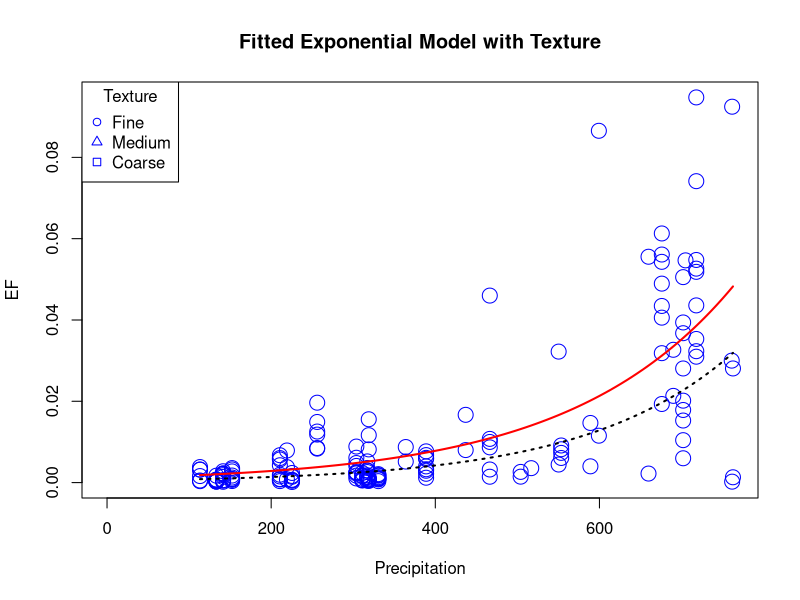
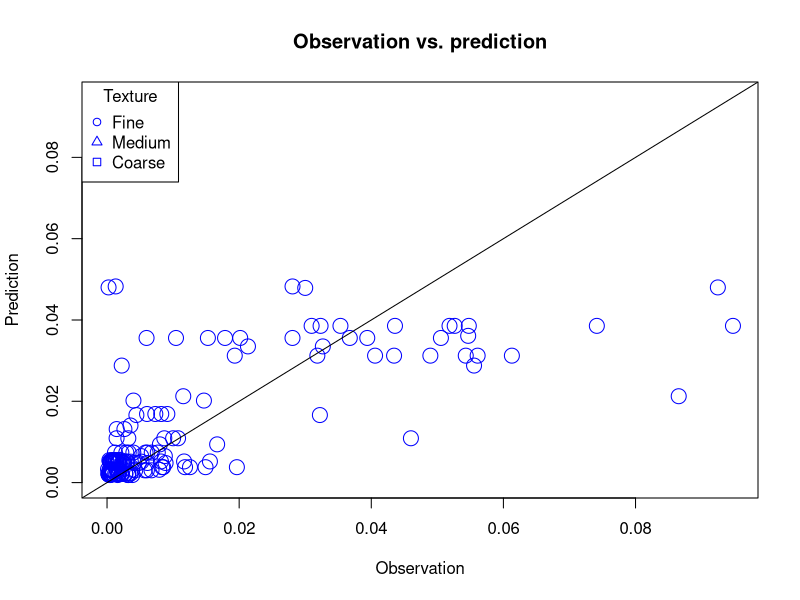
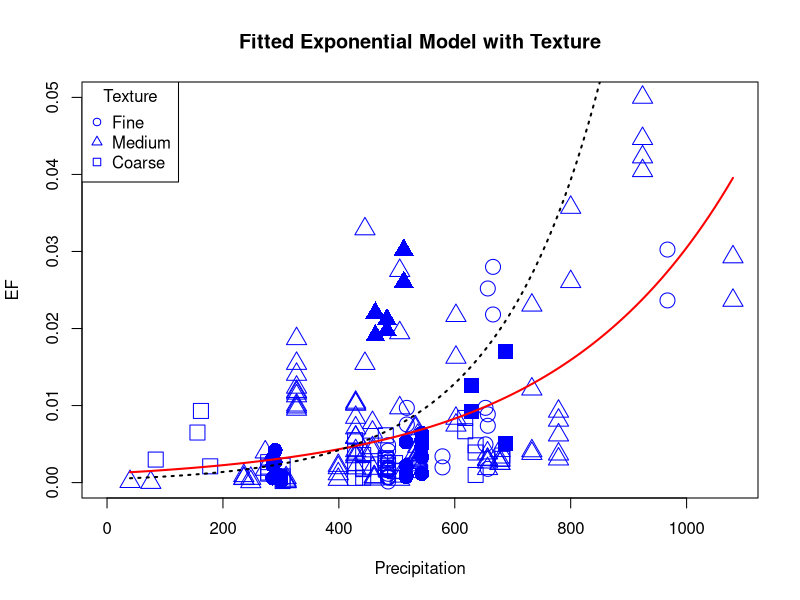
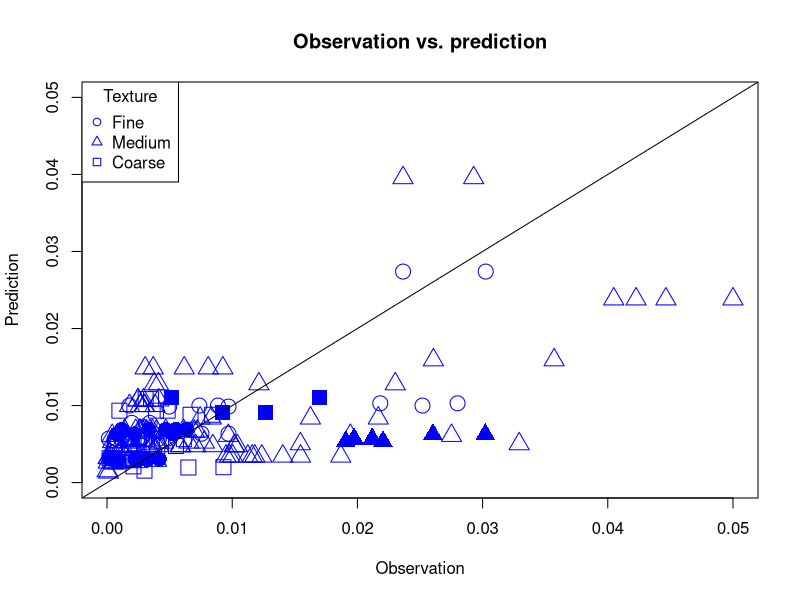
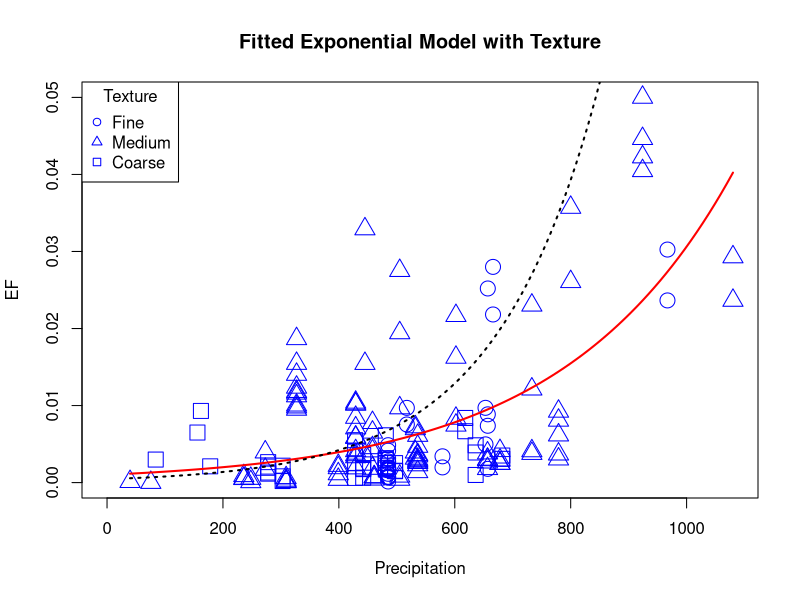
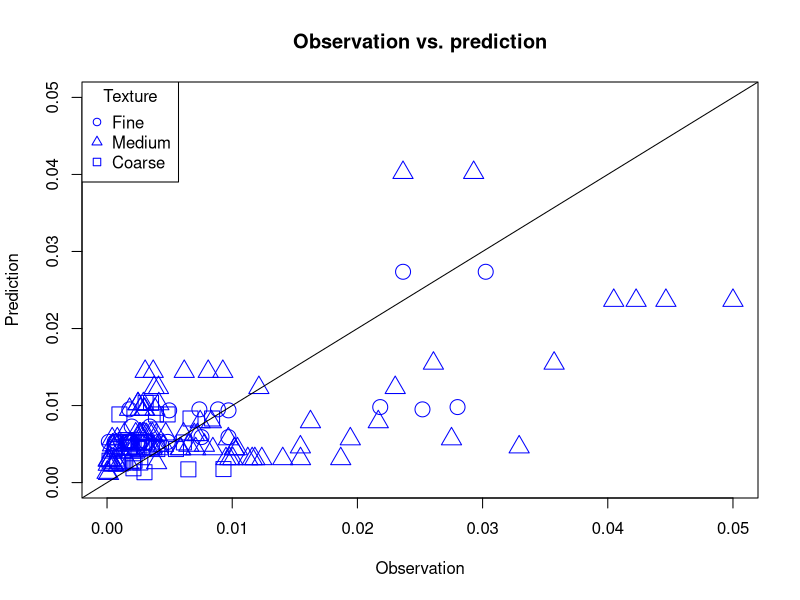
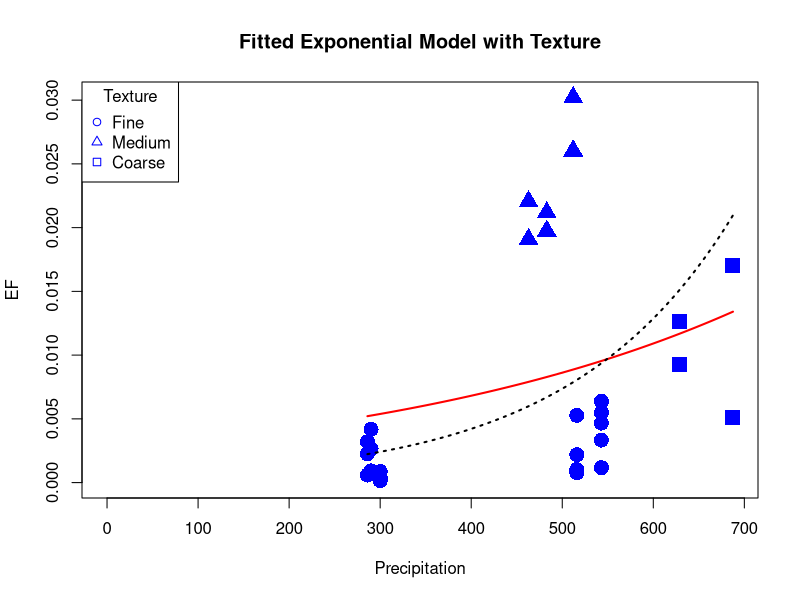
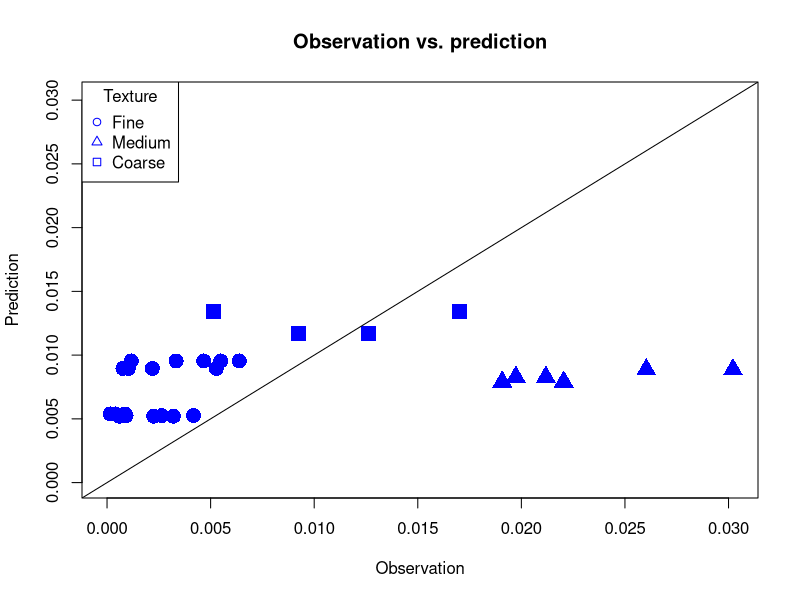

Here is the R script that generated these plots, in order:
## ---- chunk 1
library(tidyverse)
library(ggplot2)
## ---- chunk 2
US_data <- read.csv("Input/US_N2OEF.csv")
CA_data <- read.csv("Input/Rochette_2018_PvsEF.csv") %>% #The data from Rochette 2018 Fig 3
           mutate(texture = Drain2)
  #US data wrangling
US_data <- US_data %>%
  filter (Crop.type == "Annual") %>%
  filter (Application.amount > 0) %>%
  filter (EF > 0) %>%
  filter (Precipitation > 0)

#Convert soil texture to three texture system
US_data <- US_data %>%
  mutate(texture =
  case_when(tolower(Soil.type) %in% c("clay", "silty clay", "silty clay loam", "clay loam", "sandy clay") ~ "Fine",
            tolower(Soil.type) %in% c("sandy loam","sandy clay loam","loam soil", "loam", "silt loam", "silt") ~ "Medium",
            TRUE ~ "Coarse")
  )


US_table <- US_data %>%
  group_by(Reference, Pub.year) %>%
  mutate(Reference = paste0(sub(" .*", "", Reference), " et al.")) %>%
  summarise(
    State = str_c(unique(State), collapse = ", "),
    Region = str_c(unique(Region), collapse = ", "),
    texture = str_c(unique(texture), collapse = ", "),
    crop = str_c(unique(Crop), collpase =", ")
  ) %>%
  ungroup()

#write.csv(US_table,"Output/Study summary.csv",row.names = F)

## ---- chunk 3
# Count the number of occurrences per state
state_counts <- US_data %>%
  group_by(State) %>%
  summarize(Count = n())

# Get U.S. state map data
us_states <- map_data("state")

# Make sure the State names in your data match the map data format
state_counts$State <- tolower(state_counts$State)

# Calculate the centroids for each state to get long and lat
state_centroids <- us_states %>%
  group_by(region) %>%
  summarize(long = mean(range(long)), lat = mean(range(lat)))

# Merge the state centroids with the counts
state_counts <- state_counts %>%
  inner_join(state_centroids, by = c("State" = "region"))

# Plot the map
data_map <- ggplot() +
  # Draw the U.S. state map
  geom_polygon(data = us_states, aes(x = long, y = lat, group = group),
               fill = "lightgray", color = "white") +
  # Add bubbles sized by the count
  geom_point(data = state_counts, aes(x = long, y = lat, size = Count),
             color = "blue", alpha = 0.6) +
  scale_size(range = c(1,10), name = "Data Count") + # Adjust the range for bubble sizes
  labs(title = "Data Counts by State",
       x = "Longitude", y = "Latitude") +
  theme_minimal()

ggsave(data_map,filename = "Output/data_map.png", width = 16, height = 9)

#To check data availablilty in the West
# data.west<- data %>%
#   filter(State %in% c("Montana", "Texas", "North Dakota")) %>%
#   filter(Soil.texture == "Medium")
## ---- chunk 4
integrated_model <- function(data, a_start, b_start) {
# Fit the model using non-linear least squares (NLS)
fit <- nls(EF ~ exp(a * Precipitation + b),data = data,
start = list(a = a_start, b = b_start))
# Extract fitted coefficients
a_fit <- coef(fit)[1]
b_fit <- coef(fit)[2]
# Calculate R-squared
residuals <- residuals(fit)
SS_RES <- sum(residuals^2)
SS_RES <- sum(residuals^2)
SS_TOT <- sum((data$EF - mean(data$EF))^2)
r_squared <- 1 - (SS_RES / SS_TOT)
# Generate predictions based on the fitted model
data$predictions <- exp(a_fit * data$Precipitation + b_fit)
data$predictions_CA <-exp(0.00558 * data$Precipitation + (-7.701))
# Calculate RMSE
rmse <- sqrt(mean((data$predictions - data$EF)^2))
rmse_CA <- sqrt(mean((data$predictions_CA - data$EF)^2))
# Calculate sMAPE
smape <- mean(abs(data$EF - data$predictions) / ((abs(data$EF) + abs(data$predictions)))) * 100
smape_CA <- mean(abs(data$EF - data$predictions_CA) / ((abs(data$EF) + abs(data$predictions_CA)))) * 100
# Create a result table
results_table <- tibble(
Metric = c("R-squared", "RMSE","RMSE to CA", "sMAPE", "sMAPE to CA"),
Value = c(round(r_squared, 4), round(rmse, 4),round (rmse_CA,4), round(smape, 2), round(smape_CA,2))
)
# Print the results
print(results_table)
# Plot with shapes based on "texture" and "Region" column
texture_shapes <- case_when(
data$texture == "Fine" & data$Region == "North" ~ 1,  # Circle for Fine and North
data$texture == "Fine" & data$Region == "South" ~ 16,  # Filled circle for Fine and South
data$texture == "Medium" & data$Region == "North" ~ 2,  # Triangle for Medium and North
data$texture == "Medium" & data$Region == "South" ~ 17,  # Filled triangle for Medium and South
data$texture == "Coarse" & data$Region == "North" ~ 0,  # Square for Coarse and North
data$texture == "Coarse" & data$Region == "South" ~ 15,  # Filled square for Coarse and South
TRUE ~ 0  # Default shape for other combinations
)
plot(data$Precipitation, data$EF,
pch = texture_shapes,
cex  = 2,
col = "blue",
xlab = "Precipitation",
ylab = "EF",
main = "Fitted Exponential Model with Texture",
xlim = c(0, max(data$Precipitation)),
ylim = c(0, max(data$EF)))
# Add fitted curve
curve(exp(a_fit * x + b_fit), from = min(data$Precipitation), to = max(data$Precipitation),
add = TRUE, col = "red", lwd = 2)
curve(exp(0.00558 * x + (-7.701)), from = min(data$Precipitation), to = max(data$Precipitation),
add = TRUE, col = "black", lwd = 2, lty = "dotted")
# Add legend for texture types
legend("topleft", legend = c("Fine", "Medium", "Coarse"),
col = "blue", pch = c(1, 2, 0), title = "Texture")
#Observation vs prediction plot
plot(data$EF, data$predictions,
pch = texture_shapes,
cex  = 2,
col = "blue",
xlab = "Observation",
ylab = "Prediction",
main = "Observation vs. prediction",
xlim = c(0, max(data$EF)),
ylim = c(0, max(data$EF)))
# Add 1:1 curve
abline(a = 0, b = 1)
# Add legend for texture types
legend("topleft", legend = c("Fine", "Medium", "Coarse"),
col = "blue", pch = c(1, 2, 0), title = "Texture")


# Return the fit and table as output
return(list(fit = fit, results = results_table))
}

## ---- chunk 5

integrated_model(CA_data, a_start = 0.005, b_start = -7.7)

## ---- chunk 6
integrated_model(US_data, a_start = 0.005, b_start = -7.7)

#Divided to south and north
US_South <- US_data %>%
  filter(Region == "South")

US_North <- US_data %>%
  filter(Region == "North")


integrated_model(US_North, a_start = 0.005, b_start = -7.7)
integrated_model(US_South, a_start = 0.005, b_start = -7.7)
